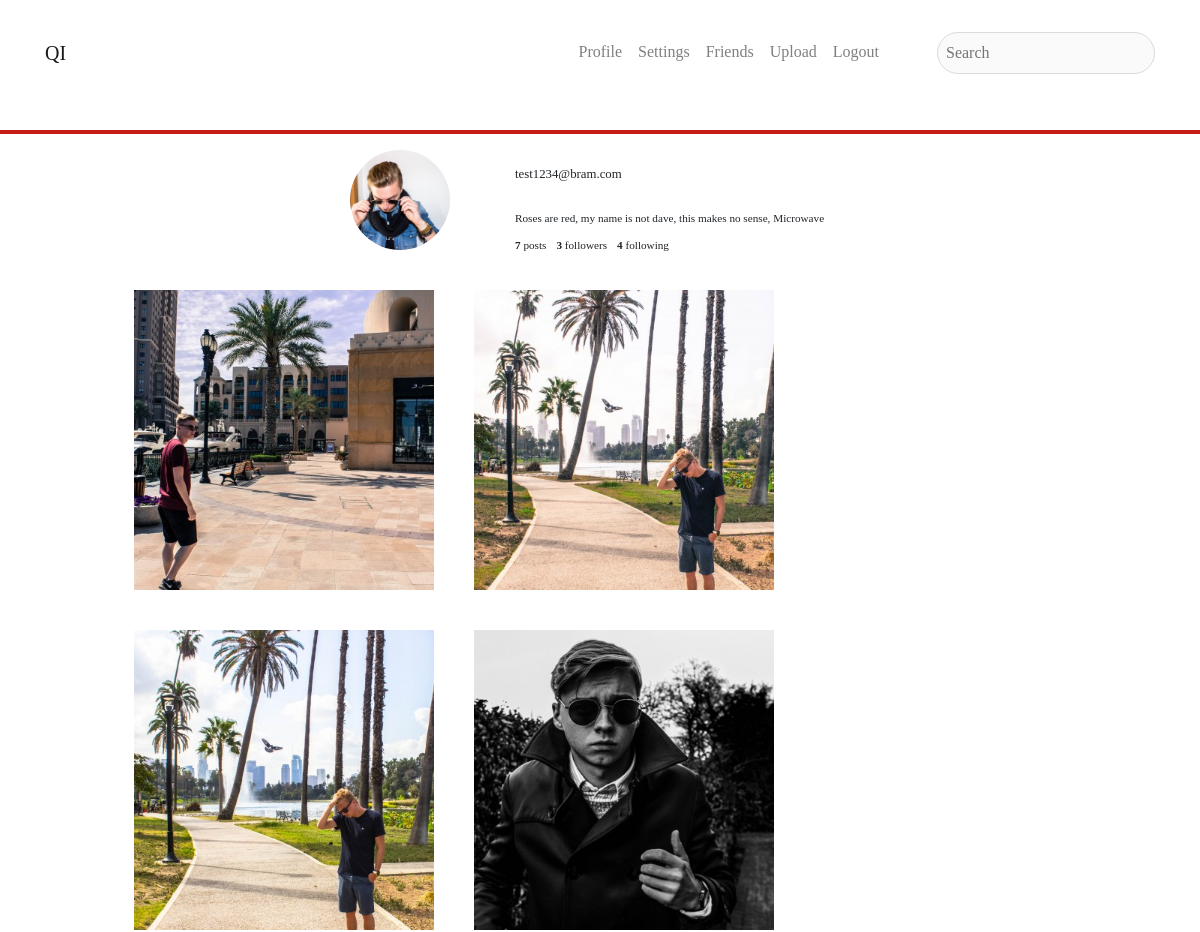
/profile.php?userID=48 (signed in, upper part), run on an earlier commit of the app's database.
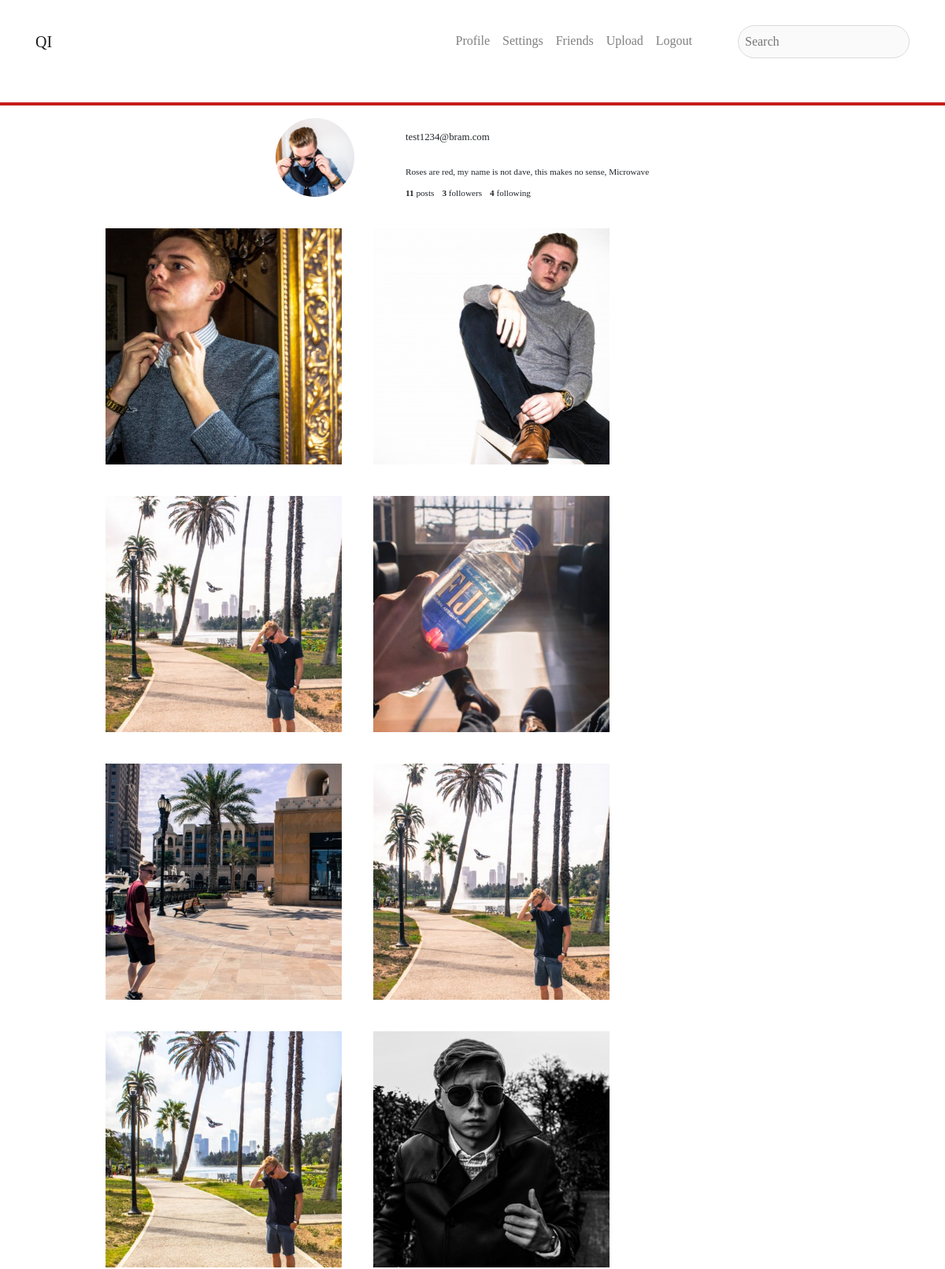
And on a later commit of the database.
### tables this page shows
CREATE TABLE `users` (
  `id` int(11) NOT NULL,
  `email` varchar(255) NOT NULL,
  `password` varchar(255) NOT NULL,
  `avatar` varchar(500) NOT NULL,
  `bio` varchar(150) NOT NULL,
  `firstname` varchar(255) NOT NULL,
  `lastname` varchar(255) NOT NULL
);

CREATE TABLE `posts` (
  `id` int(11) NOT NULL,
  `filelocation` varchar(500) NOT NULL,
  `imageuserid` int(11) NOT NULL,
  `besch` varchar(500) NOT NULL,
  `user` varchar(500) NOT NULL,
  `timestamp` timestamp NOT NULL DEFAULT CURRENT_TIMESTAMP ON UPDATE CURRENT_TIMESTAMP,
  `filter` varchar(20) NOT NULL,
  `location` varchar(255) NOT NULL
);

### classes/User.class.php (called while the page is built, shortened)
<?php
class User{
    public function getProfile($userid)
    {
        $conn=Db::getInstance();
        $getProfile = $conn->prepare("select * from users where id = :id");
        $getProfile->bindValue(':id',$userid);
        $getProfile->execute();
        $profileInfo = $getProfile->fetch(PDO::FETCH_ASSOC);
        return $profileInfo;
    }
    public function getProfileFeed($userid){
        $conn=Db::getInstance();
        $statement = $conn->prepare("select * from posts where imageuserid = :userid order by timestamp desc");
        $statement->bindValue(':userid', $userid);
        $statement->execute();
        $results = $statement->fetchAll();
        return $results;
    }
    public function getPostCount($userid){
        $conn=Db::getInstance();
        $statement = $conn->prepare("select * from posts where imageuserid = :userid order by timestamp desc");
        $statement->bindValue(':userid', $userid);
        $statement->execute();
        $statement->fetchAll();
        $postCount = $statement->rowCount();
        return $postCount;
    }
    public function getFollowCount($userid){
        $conn=Db::getInstance();
        $getFollowings = $conn->prepare("select * from friendlist where userid = :userid");
        $getFollowings->bindValue(":userid", $userid);
        $getFollowings->execute();
        $followingCount = $getFollowings->rowCount();
        return $followingCount;
    }
    public function getFollowerCount($userid){
        $conn=Db::getInstance();
        $getFollows = $conn->prepare("select * from friendlist where friendid = :friendid");
        $getFollows->bindValue(":friendid", $userid);
        $getFollows->execute();
        $followCount = $getFollows->rowCount();
        return $followCount;
    }
}

### profile.php (the view, shortened to what this page needs)
<?php
include_once ("classes/User.class.php");
include_once ("classes/Comment.class.php");
if(!empty($_GET)) {
    $userID = $_GET['userID'];
    $profile = new User();
    $r=$profile->getProfile($userID);
    $followers=$profile->getFollowCount($userID);
    $follow=$profile->getFollowerCount($userID);
    $postcount=$profile->getPostCount($userID);
    $username = $r['email'];
    $bioText = $r['bio'];
    $avatar = $r['avatar'];
    $userID = $r['id'];
if($_SESSION['userid']===$_SESSION['targetUserID']){
        $feed = new User();
        $res = $feed->getProfileFeed($userID);
}
}
?><!doctype html>
<html lang="en">
<head>
    <link rel="stylesheet" href="css/reset.css">
    <link rel="stylesheet" href="css/profile.css">
</head>
<body>
<?php include_once ('includes/nav.inc.php');?>
<div  style="padding-top: 120px; id="box">
<div class="profileInfo">
    <img class="profilePhoto" src="<?php echo $avatar?>" alt="profile photo">
    <div class="profileDetails">
        <div class="editProfile">
            <p class="userName"><?php echo $username; ?></p>
        </div>
        <p class="userDescription"><?php echo $bioText; ?></p>
        <ul class="userStats">
            <li><span><?php echo $postcount; ?></span> posts</li>
            <li><span><?php echo $follow?></span> followers</li>
            <li><span><?php echo $followers?></span> following</li>
        </ul>
    </div>
</div>
<main class="feedContainer">
    <div class="profileFeed">
        <?php foreach($res as $post): ?>
            <a href="postDetail.php?imageID=<?php echo $post['id']; ?>">
                <div class="feedBox">
                        <img src="<?php echo $post['filelocation']; ?>" alt="">
                </div>
            </a>
        <?php endforeach; ?>
    </div>
</div>
</body>
</html>

### includes/nav.inc.php (shortened to what this page needs)
<!doctype html>
<html lang="en">
<head>
    <link rel="stylesheet" href="https://maxcdn.bootstrapcdn.com/bootstrap/4.0.0/css/bootstrap.min.css">
</head>
<body">
<nav style="background-color: white; border-bottom: #c61c18 solid 4px; font-family: Oswald;"; class="navbar navbar-expand-lg navbar-light fixed-top" id="">
    <div class="container">
        <a class="navbar-brand" href="index.php">QI</a>
        <div class="collapse navbar-collapse" id="navbarResponsive">
    <ul class="navbar-nav ml-auto">
        <li class="nav-item">
            <a class="nav-link" href="profile.php?userID=<?php echo $_SESSION['userid'];?>">Profile</a>
        </li>
        <li class="nav-item">
            <a class="nav-link" href="Accountsettings.php">Settings</a>
        </li>
        <li class="nav-item">
            <a class="nav-link" href="friendlist.php">Friends</a>
        </li>
        <li class="nav-item">
            <a class="nav-link" href="imageupload.php">Upload</a>
        </li>
        <li class="nav-item">
            <a class="nav-link" href="includes/logout.inc.php">Logout</a>
        </li>
        <li class="nav-item">
            <div class="searchBar">
                <form name="formSearch" method="get" action="search.php">
                    <span><input id="txtSearch" type="text" name="txtSearch" placeholder="Search" required></span>
                </form>
            </div>
        </li>
    </ul>
        </div>
    </div>
</nav>
</body>
</html>

### css/profile.css (style rules this page uses)
body { font-family: Oswald; background-color: #FAFAFA; color: #4E606A; margin-bottom: 30px; }
body a { text-decoration: none; color: #30618B; }
.searchBar input { font-family: Oswald; border: 1px solid #dddbd9; border-radius: 30px; background-color: #FAFAFA; padding: 8px; margin-left: 50px; }
.profileInfo { width: 50%; height: 150px; margin-left: auto; margin-right: auto; padding-top: 30px; }
.profilePhoto { object-fit: cover; max-width: 100px; height: 100px; border-radius: 100%; float: left; margin-left: 50px; margin-right: 30px; }
.profileDetails { float:left; padding-top: 15px; margin-left: 35px; }
.editProfile { display: flex; align-items: center; margin-bottom: 10px; }
.userDescription { font-size: 0.7em; margin-bottom: 10px; font-family: Oswald; }
.userName { font-family: Oswald; }
.userStats { display: flex; flex-direction: row; font-size: 0.7em; font-family: Oswald; }
.userStats li { margin-right: 10px; font-family: Oswald; }
.userStats span { font-weight: bold; font-family: Oswald; }
.feedContainer { width: 90%; margin-left: auto; margin-right: auto; text-align: center; }
.profileFeed { display: flex; flex-direction: row; flex-wrap: wrap; width: 90%; margin: 0 auto 0 auto; }
.feedBox { position: relative; margin: 20px; height: 300px; width: 300px; }
.feedBox img { object-fit: cover; height: 300px; width: 300px; }
.container { width: 80%; margin: 1.5em auto 3em auto; max-width: 350px; }
#floatingBtn a:active,a:link,a:visited { text-decoration: none; }
p { margin-top : 15px; font-size: .8em; }

What changed in the data, as far as the page shows it:
added posts: filelocation (picture)
added posts: filelocation (picture)
added posts: filelocation (picture)
added posts: filelocation (picture)
Also different on the page:
$postcount: "7" → "11"
